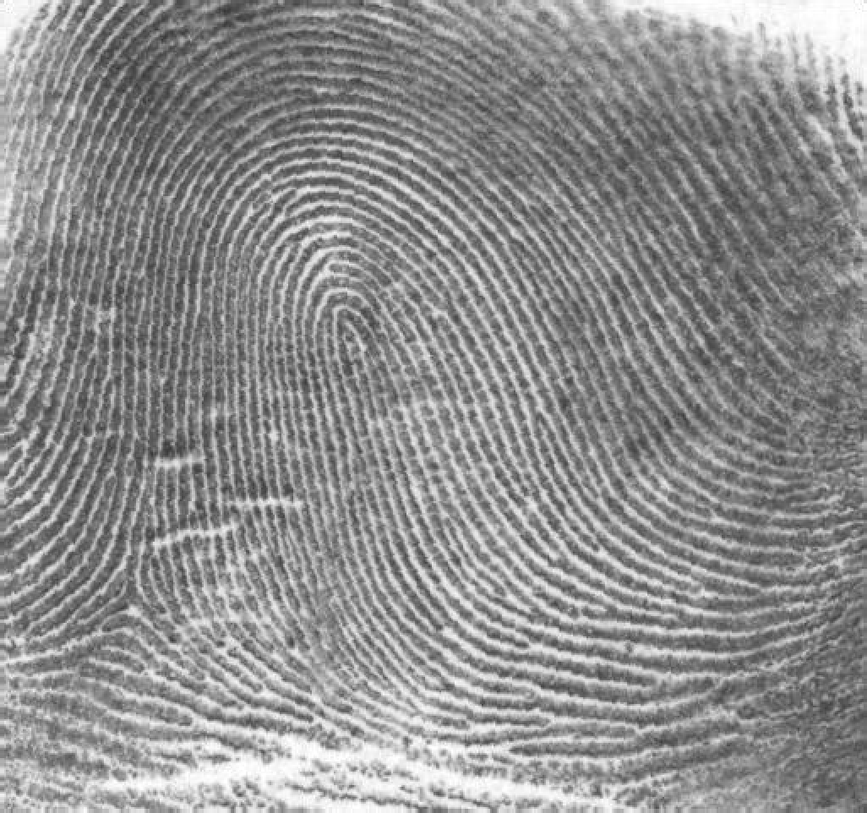
#> input picture original_image/Fig0457(a)(thumb_print).tif, 867 x 813 px, shrunk from 1026 x 962 before the run
$ python '高斯滤波和增强处理指纹图像.py'
#> lines starting #> are read from the running program, lines starting #| are printed output that depends on the picture
import numpy as np
import imageio.v2 as imageio
import matplotlib.pyplot as plt
import os


def pad_image_for_dft(image, padding_mode='reflect'):
    """Pads the image to a size suitable for DFT"""
    M, N = image.shape
    P, Q = 2 * M, 2 * N
    pad_h = P - M
    pad_w = Q - N
    padded_image = np.pad(image, ((0, pad_h), (0, pad_w)), mode=padding_mode)
    return padded_image, (M, N)


def create_butterworth_highpass_filter(shape, D0, n):
    """Creates a Butterworth Highpass Filter in the frequency domain"""
    P, Q = shape
    H = np.zeros((P, Q), dtype=float)
    center_u, center_v = P / 2, Q / 2
    u_coords = np.arange(P) - center_u
    v_coords = np.arange(Q) - center_v
    U, V = np.meshgrid(u_coords, v_coords, indexing='ij')
    D_uv = np.sqrt(U ** 2 + V ** 2)
    if D0 == 0:
        return np.ones(shape, dtype=float)
    else:
        with np.errstate(divide='ignore', invalid='ignore'):
            H_lp = 1 / (1 + (D_uv / D0) ** (2 * n))
        H_lp[np.isinf(H_lp)] = 0
        H_lp[int(center_u), int(center_v)] = 1.0
        return 1 - H_lp


if __name__ == "__main__":
    input_dir = "original_image"
    output_dir = "output_image"
    os.makedirs(output_dir, exist_ok=True)
    image_filename = "Fig0457(a)(thumb_print).tif"
    image_path = os.path.join(input_dir, image_filename)
    base_name = os.path.splitext(image_filename)[0]
    original_image = imageio.imread(image_path)
#> original_image is the input picture: shape (813, 867); min 46, max 255, mean 142.7
    original_M, original_N = original_image.shape
#> original_M = 813; original_N = 867
    padded_image, _ = pad_image_for_dft(original_image, padding_mode='reflect')
#> in pad_image_for_dft, `padded_image = np.pad(image, ((0, pad_h), (0, pad_w)), mode=padding_mo..`:
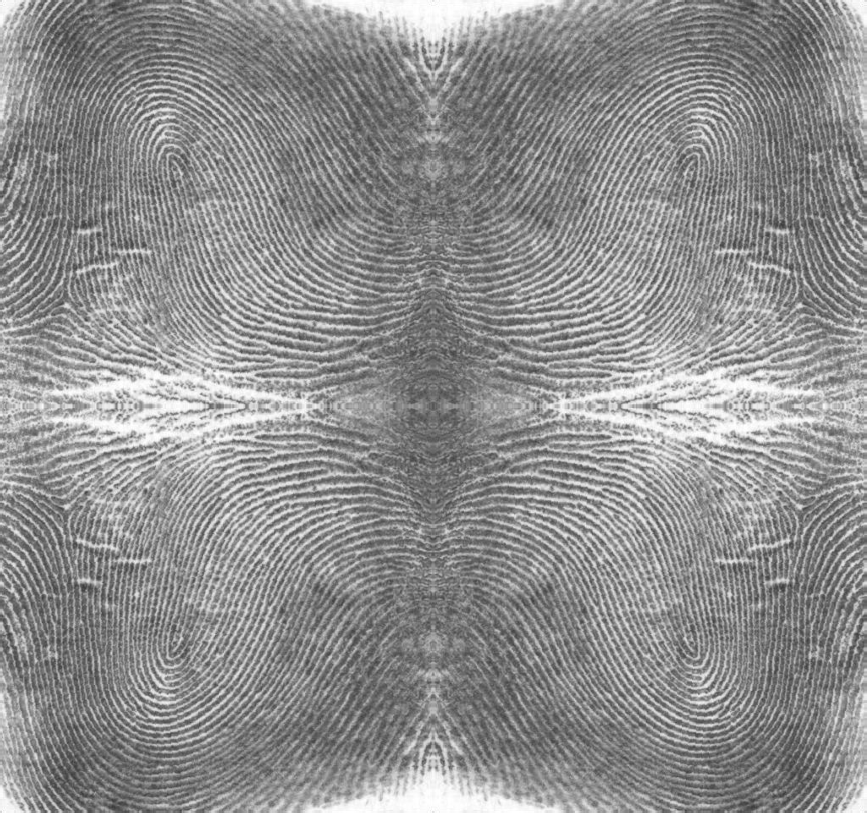
#> padded_image: shape (1626, 1734) (shown at 1/2 size); min 46, max 255, mean 142.7
    P, Q = padded_image.shape
#> P = 1626; Q = 1734
    dft_original = np.fft.fft2(padded_image.astype(float))
    centered_dft = np.fft.fftshift(dft_original)

    D0_value = 50
    n_order = 4
    H_bhpf = create_butterworth_highpass_filter((P, Q), D0_value, n_order)
    filtered_dft = centered_dft * H_bhpf
    idft_shifted = np.fft.ifftshift(filtered_dft)
    filtered_image_complex = np.fft.ifft2(idft_shifted)
    highpass_filtered_float = np.real(filtered_image_complex)[0:original_M, 0:original_N]
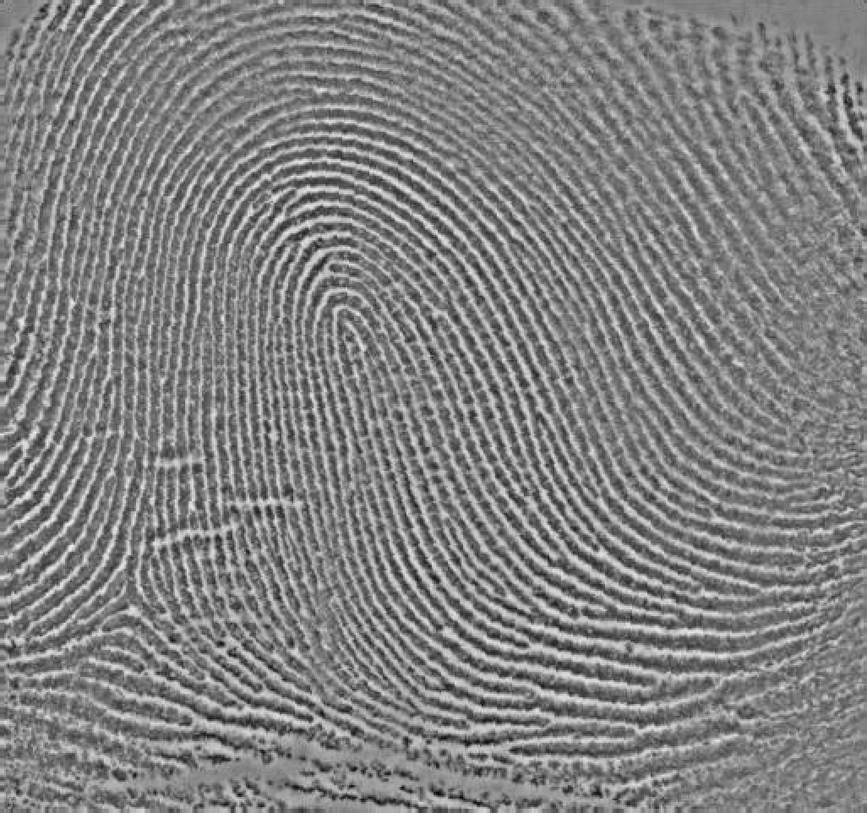
#> highpass_filtered_float: shape (813, 867) float64; min -108.2, max 104.6, mean 0; drawn with min black and max white
    highpass_filtered_display = np.clip(highpass_filtered_float, 0, 255).astype(np.uint8)
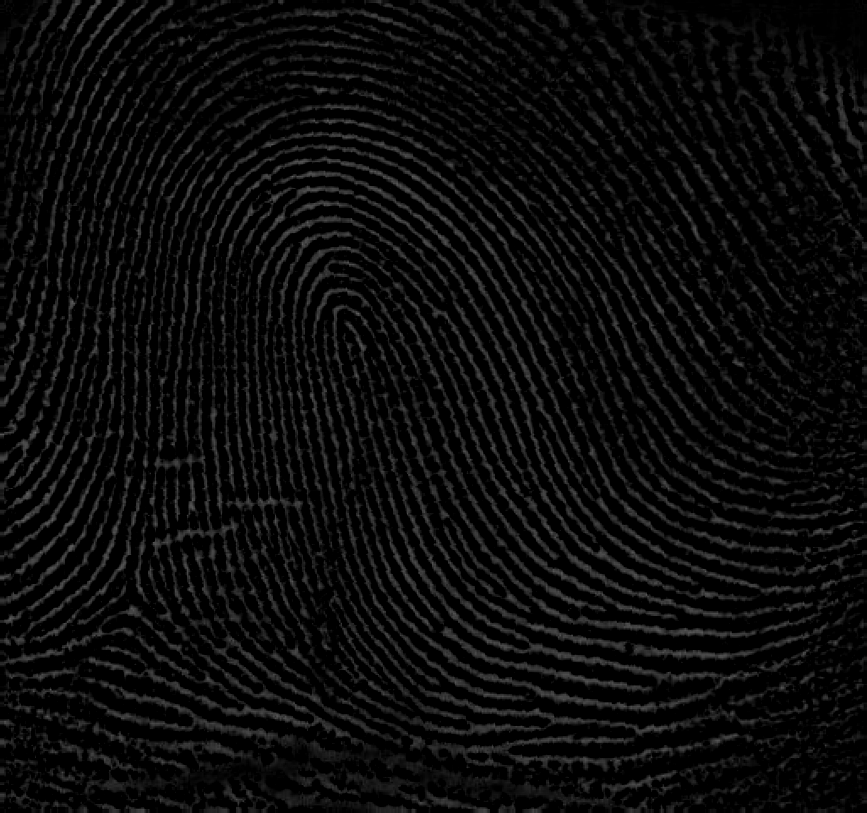
#> highpass_filtered_display: shape (813, 867); min 0, max 104, mean 11.6
    thresholded_image = np.zeros_like(highpass_filtered_float, dtype=np.uint8)
    thresholded_image[highpass_filtered_float > 0] = 255

    plt.figure(figsize=(18, 6))
    plt.suptitle(f'Thumb Print Enhancement (Fig 4.55) - {image_filename}', fontsize=16)

    plt.subplot(1, 3, 1)
    plt.imshow(original_image, cmap='gray', vmin=0, vmax=255)
    plt.title('a) Original Thumb Print')
    plt.axis('off')

    plt.subplot(1, 3, 2)
    plt.imshow(highpass_filtered_display, cmap='gray', vmin=0, vmax=255)
    plt.title(f'b) Highpass Filtered (D0={D0_value}, n={n_order})')
    plt.axis('off')

    plt.subplot(1, 3, 3)
    plt.imshow(thresholded_image, cmap='gray', vmin=0, vmax=255)
    plt.title(f'c) Thresholded Result')
    plt.axis('off')

    plt.tight_layout(rect=[0, 0.03, 1, 0.95])
    combined_output_path = os.path.join(output_dir, f"{base_name}_enhancement_results.png")
    plt.savefig(combined_output_path, bbox_inches='tight')
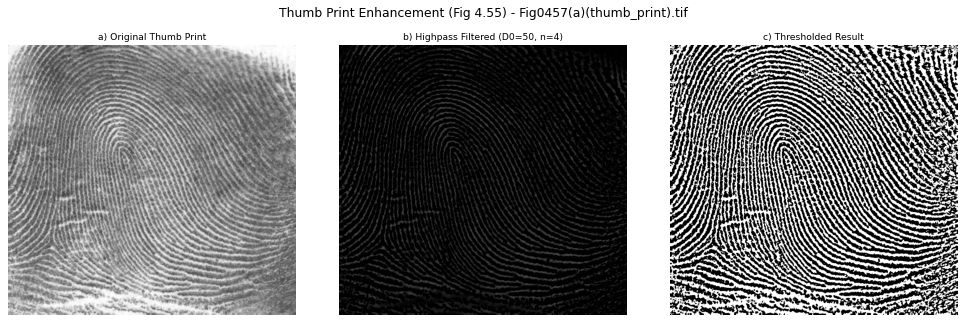
#> figure drawn by matplotlib, 3 panels
    plt.close()
